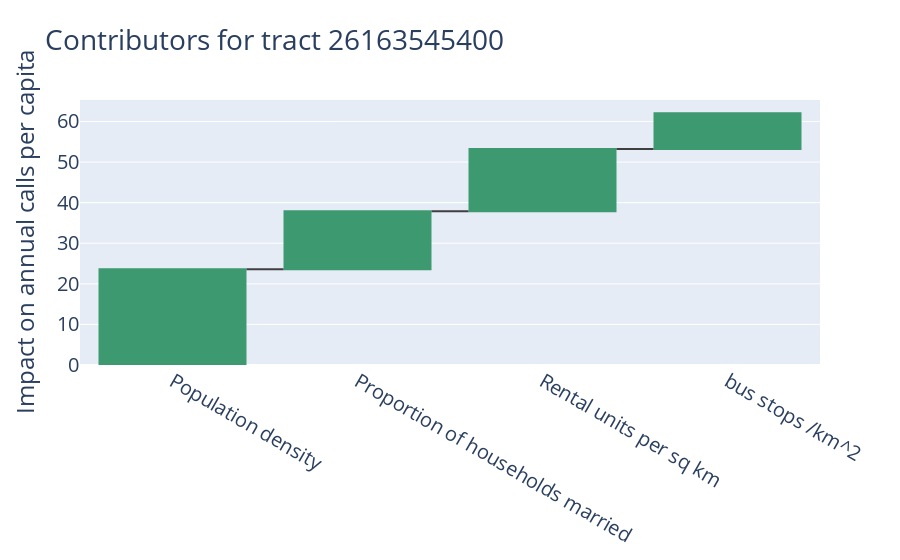

Write notebook code for a chart like this one.
### Code cell
import plotly.graph_objects as go
# fig, ax = plt.subplots(1,1,figsize=(6,4))
s = contributions.iloc[0, :]
fig = go.Figure(
    go.Waterfall(
        name="Annual calls per 1k residents",
        orientation="v",
        #     measure = ['total'] + (XXX.shape[1]-1)*['relative'],
        x=contributions.rename(columns=COLNAME_MAP).columns,
        textposition="outside",
        #     text = ["+60", "+80", "", "-40", "-20", "Total"],
        y=s.values,
        connector={"line": {"color": "rgb(63, 63, 63)"}},
#         ax=ax
    )
)

fig.update_layout(font=dict(size=20),yaxis_title='Impact on annual calls per capita',title=f"Contributors for tract {int(most_calls[0])}", showlegend=False)
        
# plt.gca().set(ylabel='Associated Impact on annual violent events per capita')

### Figure 1 — Plotly figure (JSON) as saved in the notebook; plotly's stock layout.template omitted (floating-point values rounded to 4 significant figures)
{"data": [{"connector": {"line": {"color": "rgb(63, 63, 63)"}}, "name": "Annual calls per 1k residents", "orientation": "v", "textposition": "outside", "type": "waterfall", "x": ["Population density", "Proportion of households married", "Rental units per sq km", "bus stops /km^2"], "y": [23.61, 14.29, 15.28, 8.838]}], "layout": {"font": {"size": 20}, "showlegend": false, "title": {"text": "Contributors for tract 26163545400"}, "yaxis": {"title": {"text": "Impact on annual calls per capita"}}}}
